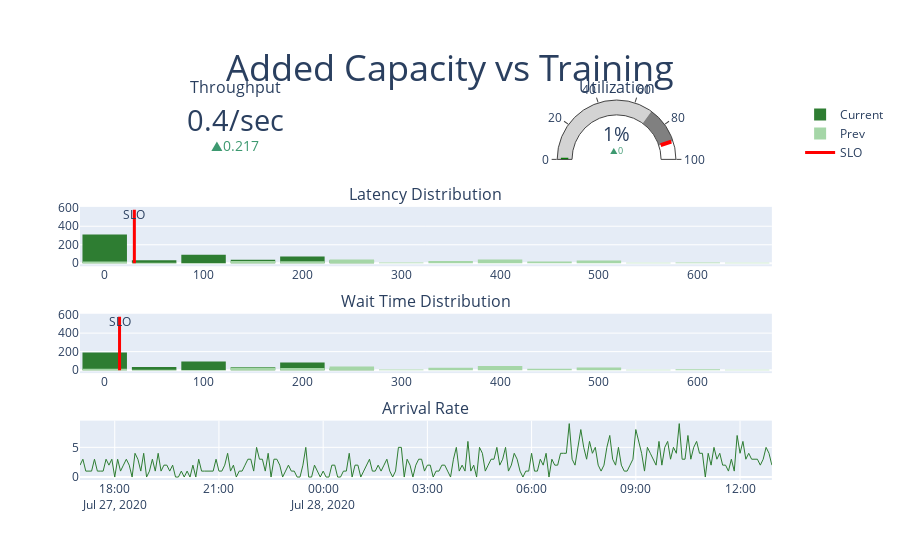

Notebook code for this chart:
### Code cell
dashboard = build_dashboard(Q_train, prev_q=Q_add_cap, title='Added Capacity vs Training')
dashboard.show()

### Figure 1 — Plotly figure (JSON) as saved in the notebook; plotly's stock layout.template omitted (floating-point values rounded to 4 significant figures; data arrays with more than 128 entries replaced by an {"elided": "..."} marker saying what was removed)
{"data": [{"delta": {"position": "bottom", "reference": 0.1839}, "domain": {"x": [0, 0.44], "y": [0.8438, 1]}, "mode": "number+delta", "number": {"suffix": "/sec"}, "type": "indicator", "value": 0.4005}, {"delta": {"reference": 0.9861}, "domain": {"x": [0.54, 0.98], "y": [0.8438, 1]}, "gauge": {"axis": {"range": [null, 100]}, "steps": [{"color": "lightgray", "range": [0, 70]}, {"color": "gray", "range": [70, 90]}], "threshold": {"line": {"color": "red", "width": 4}, "thickness": 0.75, "value": 90}}, "mode": "gauge+number+delta", "number": {"suffix": "%"}, "type": "indicator", "value": 0.9972}, {"bingroup": "1", "marker": {"color": "#2E7D32"}, "name": "Current", "type": "histogram", "x": {"elided": "577 float values"}, "xaxis": "x", "yaxis": "y"}, {"bingroup": "1", "marker": {"color": "#A5D6A7"}, "name": "Prev", "type": "histogram", "x": {"elided": "265 float values"}, "xaxis": "x", "yaxis": "y"}, {"line": {"color": "red", "width": 3}, "mode": "lines+text", "showlegend": false, "text": [null, "SLO"], "textposition": "bottom center", "type": "scatter", "x": [30, 30], "xaxis": "x", "y": [0, 577], "yaxis": "y"}, {"bingroup": "2", "marker": {"color": "#2E7D32"}, "showlegend": false, "type": "histogram", "x": {"elided": "454 float values"}, "xaxis": "x2", "yaxis": "y2"}, {"bingroup": "2", "marker": {"color": "#A5D6A7"}, "showlegend": false, "type": "histogram", "x": {"elided": "255 float values"}, "xaxis": "x2", "yaxis": "y2"}, {"line": {"color": "red", "width": 3}, "mode": "lines+text", "name": "SLO", "text": [null, "SLO"], "textposition": "bottom center", "type": "scatter", "x": [15, 15], "xaxis": "x2", "y": [0, 577], "yaxis": "y2"}, {"line": {"color": "#2E7D32", "width": 1}, "showlegend": false, "type": "scatter", "x": {"elided": "240 str values"}, "xaxis": "x3", "y": {"elided": "240 int values"}, "yaxis": "y3"}], "layout": {"annotations": [{"font": {"size": 16}, "showarrow": false, "text": "Throughput", "x": 0.22, "xanchor": "center", "xref": "paper", "y": 1, "yanchor": "bottom", "yref": "paper"}, {"font": {"size": 16}, "showarrow": false, "text": "Utilization", "x": 0.76, "xanchor": "center", "xref": "paper", "y": 1, "yanchor": "bottom", "yref": "paper"}, {"font": {"size": 16}, "showarrow": false, "text": "Latency Distribution", "x": 0.49, "xanchor": "center", "xref": "paper", "y": 0.7188, "yanchor": "bottom", "yref": "paper"}, {"font": {"size": 16}, "showarrow": false, "text": "Wait Time Distribution", "x": 0.49, "xanchor": "center", "xref": "paper", "y": 0.4375, "yanchor": "bottom", "yref": "paper"}, {"font": {"size": 16}, "showarrow": false, "text": "Arrival Rate", "x": 0.49, "xanchor": "center", "xref": "paper", "y": 0.1562, "yanchor": "bottom", "yref": "paper"}], "bargap": 0.1, "barmode": "overlay", "title": {"font": {"size": 36}, "text": "Added Capacity vs Training", "x": 0.5, "xanchor": "center", "y": 0.9, "yanchor": "top"}, "xaxis": {"anchor": "y", "domain": [0, 0.98]}, "xaxis2": {"anchor": "y2", "domain": [0, 0.98]}, "xaxis3": {"anchor": "y3", "domain": [0, 0.98]}, "yaxis": {"anchor": "x", "domain": [0.5625, 0.7188]}, "yaxis2": {"anchor": "x2", "domain": [0.2812, 0.4375]}, "yaxis3": {"anchor": "x3", "domain": [0, 0.1562]}}}
